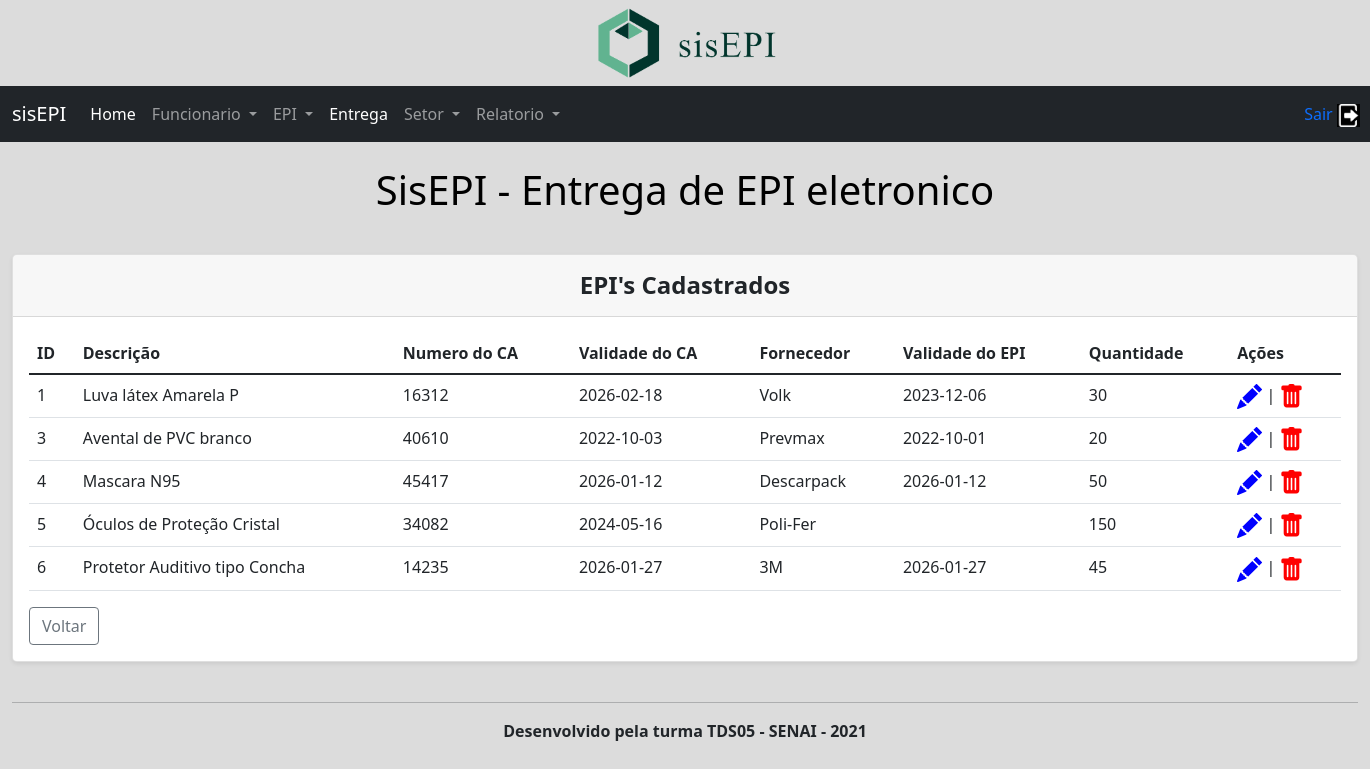
Page /visuepi.php on the earlier database version.
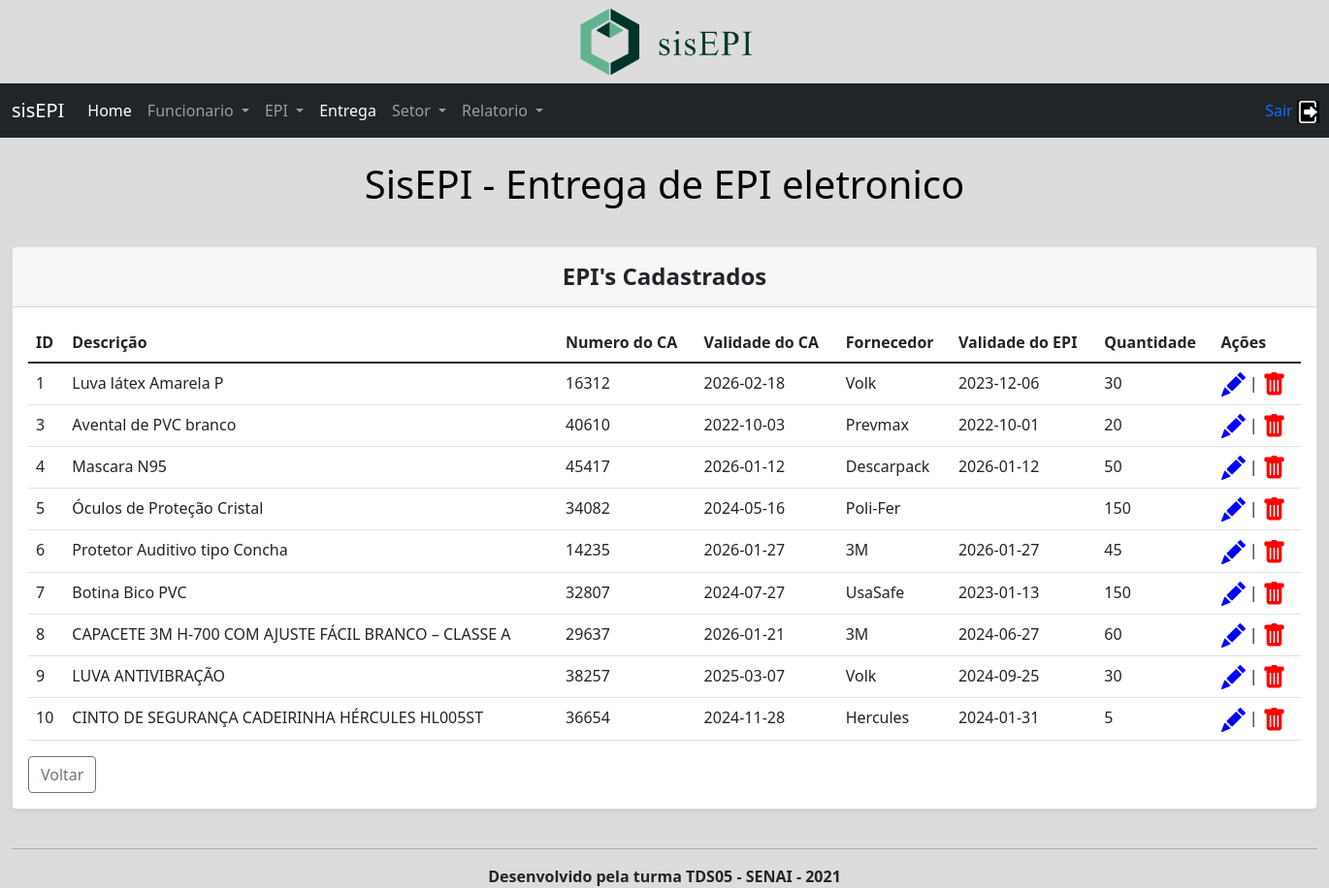
Same page on the later database version.
### tables this page shows
CREATE TABLE `epi` (
  `id` int(11) NOT NULL,
  `descricao` varchar(250) NOT NULL,
  `numeroca` int(50) NOT NULL,
  `validadeca` varchar(50) NOT NULL,
  `fornecedor` varchar(50) NOT NULL,
  `validadeepi` varchar(50) NOT NULL,
  `quantidade` float NOT NULL
);

### visuepi.php (the view, shortened to what this page needs)
<!DOCTYPE html>
<html lang="pt-br">
<head>
    <link href="https://cdn.jsdelivr.net/npm/bootstrap@5.1.3/dist/css/bootstrap.min.css" rel="stylesheet">
</head>
<body>
    <img class="displayed" src="./imagens/logo4.PNG" width="15%" height="15%" />
    <header>
        <nav class="navbar navbar-expand-lg navbar-dark bg-dark">
            <div class="container-fluid">
                <a class="navbar-brand" href="dash.php">sisEPI</a>
                <div class="collapse navbar-collapse" id="navbarSupportedContent">
                    <ul class="navbar-nav me-auto mb-2 mb-lg-0">
                        <li class="nav-item">
                            <a class="nav-link active" aria-current="page" href="dash.php">Home</a>
                        </li>
                        <li class="nav-item dropdown">
                            <a class="nav-link dropdown-toggle" href="#" id="navbarDropdown" role="button" data-bs-toggle="dropdown" aria-expanded="false">
                                Funcionario
                            </a>
                        </li>
                        <li class="nav-item dropdown">
                            <a class="nav-link dropdown-toggle" href="#" id="navbarDropdown" role="button" data-bs-toggle="dropdown" aria-expanded="false">
                                EPI
                            </a>
                        </li>
                        <li class="nav-item">
                            <a class="nav-link active" aria-current="page" href="entrega.php">Entrega</a>
                        </li>
                        <li class="nav-item dropdown">
                            <a class="nav-link dropdown-toggle" href="#" id="navbarDropdown" role="button" data-bs-toggle="dropdown" aria-expanded="false">
                                Setor
                            </a>
                        </li>
                        <li class="nav-item dropdown">
                            <a class="nav-link dropdown-toggle" href="#" id="navbarDropdown" role="button" data-bs-toggle="dropdown" aria-expanded="false">
                                Relatorio
                            </a>
                        </li>
                        <li class="nav-item" id="sair">
                            <a href="sair.php" style="text-decoration:none">Sair&nbsp;<img src="imagens/logout.png" width="23" height="23"></a>
                        </li>
                    </ul>
                </div>
            </div>
        </nav>
    </header>
    <div class="container-fluid">
        <br>
        <center>
            <h1>
                <p class="text-black">SisEPI - Entrega de EPI eletronico</p>
            </h1>
        </center>
        <br>
        <section>
            <div class="row justify-content-center row-cols-1 row-cols-md-1 mb-2">
                <div class="col">
                    <div class="card mb-4 rounded-3 shadow-sm">
                        <div class="card-header py-3">
                            <h4 class="my-0 fw-normal text-center"><b>EPI's Cadastrados</b></h4>
                        </div>
                        <div class="card-body">
                            <table class="table table-hover">
                                <thead>
                                    <tr>
                                        <th scope="col">ID</th>
                                        <th scope="col">Descrição</th>
                                        <th scope="col">Numero do CA</th>
                                        <th scope="col">Validade do CA</th>
                                        <th scope="col">Fornecedor</th>
                                        <th scope="col">Validade do EPI</th>
                                        <th scope="col">Quantidade</th>
                                        <th scope="col">Ações</th>
                                    </tr>
                                </thead>
                                <tbody>
                                    <?php
                                    include 'conecta.php';
                                    $pesquisa = mysqli_query($conn, "SELECT * FROM epi");
                                    $row = mysqli_num_rows($pesquisa);
                                    if ($row > 0) {
                                        while ($registro = $pesquisa->fetch_array()) {
                                            echo '<tr>';
                                            echo '<td>' . $registro['id'] . '</td>';
                                            echo '<td>' . $registro['descricao'] . '</td>';
                                            echo '<td>' . $registro['numeroca'] . '</td>';
                                            echo '<td>' . $registro['validadeca'] . '</td>';
                                            echo '<td>' . $registro['fornecedor'] . '</td>';
                                            echo '<td>' . $registro['validadeepi'] . '</td>';
                                            echo '<td>' . $registro['quantidade'] . '</td>';
                                            echo '<td><a href="editaepi.php?id=' . $registro['id'] . '"><svg xmlns="http://www.w3.org/2000/svg" width="25" height="25" fill="blue" class="bi bi-pencil-fill" viewBox="0 0 16 16">
                                            <path d="M12.854.146a.5.5 0 0 0-.707 0L10.5 1.793 14.207 5.5l1.647-1.646a.5.5 0 0 0 0-.708l-3-3zm.646 6.061L9.793 2.5 3.293 9H3.5a.5.5 0 0 1 .5.5v.5h.5a.5.5 0 0 1 .5.5v.5h.5a.5.5 0 0 1 .5.5v.5h.5a.5.5 0 0 1 .5.5v.207l6.5-6.5zm-7.468 7.468A.5.5 0 0 1 6 13.5V13h-.5a.5.5 0 0 1-.5-.5V12h-.5a.5.5 0 0 1-.5-.5V11h-.5a.5.5 0 0 1-.5-.5V10h-.5a.499.499 0 0 1-.175-.032l-.179.178a.5.5 0 0 0-.11.168l-2 5a.5.5 0 0 0 .65.65l5-2a.5.5 0 0 0 .168-.11l.178-.178z"/>
                                          </svg></a> | <a href="excluiepi.php?id=' . $registro['id'] . '"><svg xmlns="http://www.w3.org/2000/svg" width="25" height="25" fill="red" class="bi bi-trash-fill" viewBox="0 0 16 16">
                                            <path d="M2.5 1a1 1 0 0 0-1 1v1a1 1 0 0 0 1 1H3v9a2 2 0 0 0 2 2h6a2 2 0 0 0 2-2V4h.5a1 1 0 0 0 1-1V2a1 1 0 0 0-1-1H10a1 1 0 0 0-1-1H7a1 1 0 0 0-1 1H2.5zm3 4a.5.5 0 0 1 .5.5v7a.5.5 0 0 1-1 0v-7a.5.5 0 0 1 .5-.5zM8 5a.5.5 0 0 1 .5.5v7a.5.5 0 0 1-1 0v-7A.5.5 0 0 1 8 5zm3 .5v7a.5.5 0 0 1-1 0v-7a.5.5 0 0 1 1 0z"/>
                                          </svg></a></td>';
                                            echo '</tr>';
                                        }
                                        echo '</tbody>';
                                        echo '</table>';
                                    } else {
                                        echo "Não há registros para listar!";
                                        echo '</tbody>';
                                        echo '</table>';
                                    }
                                    ?>
                            <a href="dash.php"><button type="button" class="btn btn-outline-secondary">Voltar</button></a>
                        </div>
                    </div>
        </section>
        <footer>
            <hr />
            <center><b>Desenvolvido pela turma TDS05 - SENAI - 2021</b></center>
        </footer>
</body>
</html>

### visuepi.php (style rules this page uses)
body { background-color: #DCDCDC; }
IMG.displayed { display: block; margin-left: auto; margin-right: auto }
#sair { margin-left: 46em; padding-top: .5em; }

Differences in the rows shown:
added epi: id "7", descricao "Botina Bico PVC", numeroca "32807", validadeca "2024-07-27", fornecedor "UsaSafe", validadeepi "2023-01-13", quantidade "150"
added epi: id "8", descricao "CAPACETE 3M H-700 COM AJUSTE FÁCIL BRANCO – CLASSE A", numeroca "29637", validadeca "2026-01-21", fornecedor "3M", validadeepi "2024-06-27", quantidade "60"
added epi: id "9", descricao "LUVA ANTIVIBRAÇÃO", numeroca "38257", validadeca "2025-03-07", fornecedor "Volk", validadeepi "2024-09-25", quantidade "30"
added epi: id "10", descricao "CINTO DE SEGURANÇA CADEIRINHA HÉRCULES HL005ST", numeroca "36654", validadeca "2024-11-28", fornecedor "Hercules", validadeepi "2024-01-31", quantidade "5"
